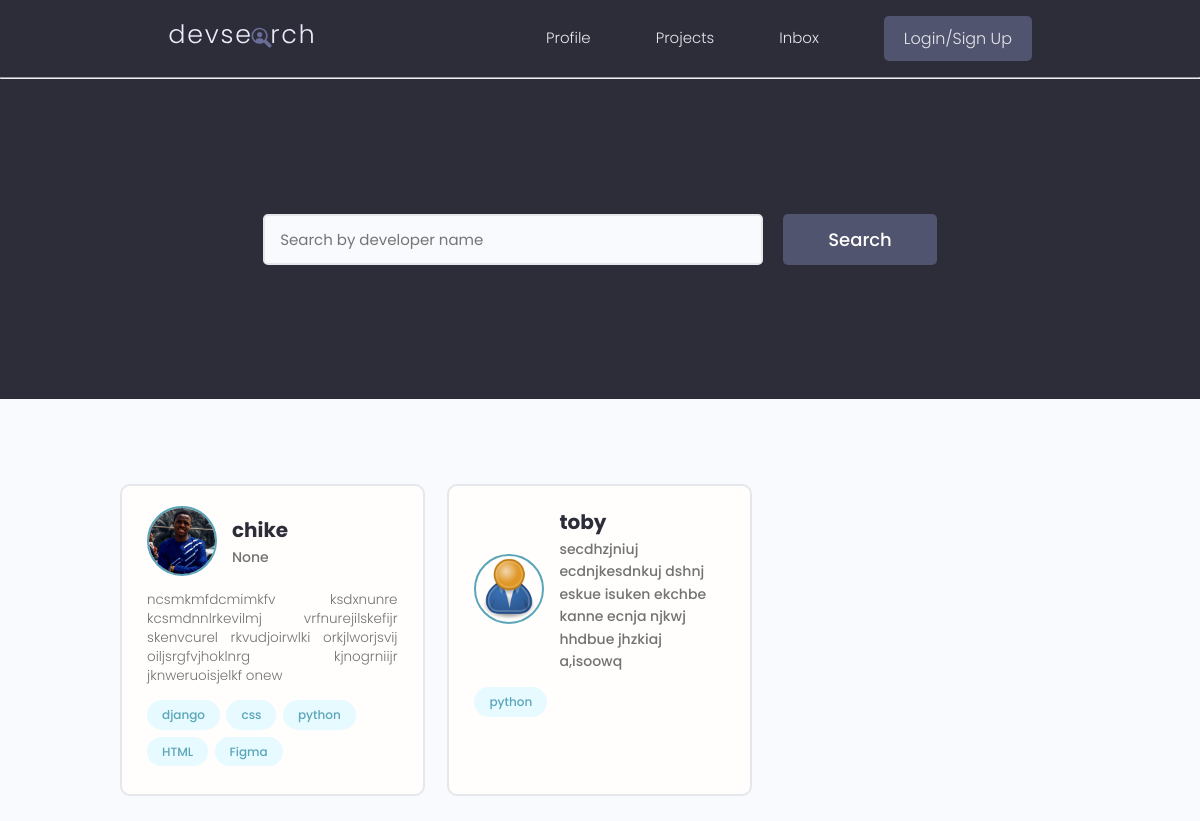
Before: / with the older database file.
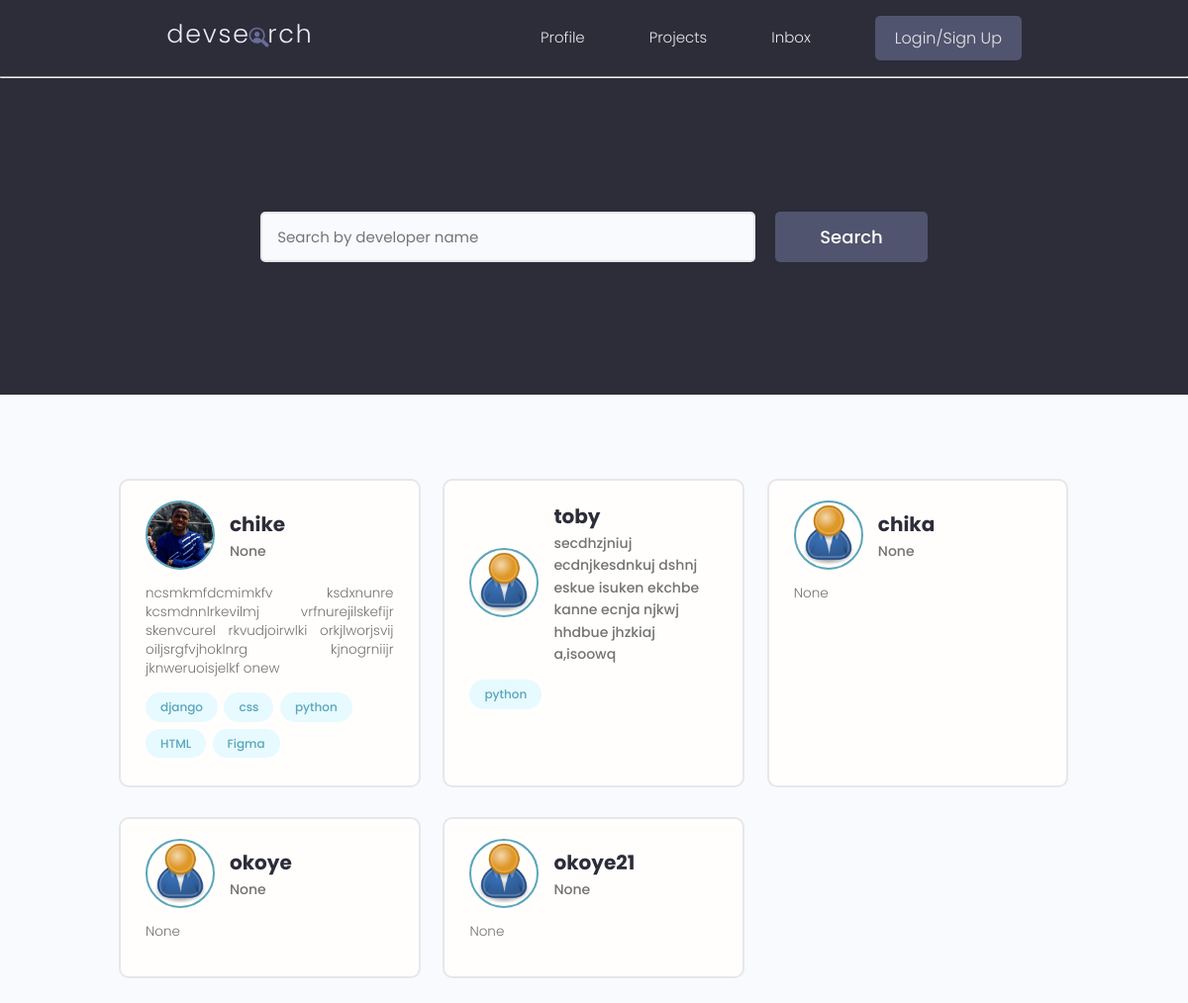
After: the same page with the newer database file.
### users/models.py (models this page shows, shortened)
class Profile(models.Model):
    user = models.OneToOneField(User, on_delete=models.CASCADE, null=True, blank=True)
    name = models.CharField(max_length=200, null=True, blank=True)
    email = models.EmailField(max_length=500, null=True, blank=True)
    username = models.CharField(max_length=200, null=True, blank=True)
    location = models.CharField(max_length=200, null=True, blank=True)
    short_intro = models.CharField(max_length=200, blank=True, null=True)
    bio = models.TextField(blank=True, null=True)
    profile_image = models.ImageField(null=True, blank=True, upload_to= 'profiles/', default='profiles/user-default.png')
    social_github = models.CharField(max_length=200, null=True, blank=True)
    social_twitter = models.CharField(max_length=200, null=True, blank=True)
    created = models.DateTimeField(auto_now_add=True)
    id = models.UUIDField(default=uuid.uuid4, unique=True, primary_key=True, editable=False)

class Skill(models.Model):
    owner = models.ForeignKey(Profile,on_delete=models.CASCADE, null=True, blank=True)
    name = models.CharField(max_length=200, blank=True, null=True)
    description = models.TextField(max_length=200, null=True, blank=True)
    created = models.DateTimeField(auto_now_add=True)
    id = models.UUIDField(default=uuid.uuid4, unique=True, primary_key=True, editable=False)
    def __str__(self):
        return str(self.name)

### users/views.py (the view)
# urls.py: path('', views.profile, name='profile'),
def profile(request):
    profiles = Profile.objects.all()
    context = {'profiles':profiles}
    return render(request, 'users/profiles.html', context)

### users/templates/users/profiles.html (shortened to what this page needs)
{% extends 'project/base.html' %}
{% block content %}
  <main class="home">
    <section class="hero-section text-center">
      <div class="container container--narrow">
        <div class="hero-section__search">
          <form class="form" action="#" method="get">
            <div class="form__field">
              <input class="input input--text" id="formInput#search" type="text" name="text"
                placeholder="Search by developer name" />
            </div>
            <input class="btn btn--sub btn--lg" type="submit" value="Search" />
          </form>
        </div>
      </div>
    </section>
    <section class="devlist">
      <div class="container">
        <div class="grid grid--three">
            {% for profile in profiles %}
                <div class="column card">
                    <div class="dev">
                    <a href="{% url 'users:user_profile' profile.id %}" class="card__body">
                        <div class="dev__profile">
                        <img class="avatar avatar--md" src="{{ profile.profile_image.url }}" alt="image" />
                        <div class="dev__meta">
                            <h3>{{profile.user.username}}</h3>
                            <h5>{{profile.short_intro}}</h5>
                        </div>
                        </div>
                        <p class="dev__info">{{profile.bio|slice:"150"}} </p>
                        <div class="dev__skills">
                        {% for skill in profile.skill_set.all %}
                            <span class="tag tag--pill tag--main">
                                <small>{{skill}}</small>
                            </span>
                        {% endfor %}
                        </div>
                    </a>
                    </div>
                </div>
            {% endfor %}
        </div>
      </div>
    </section>
  </main>
{% endblock %}

### project/templates/project/base.html (shortened to what this page needs)
<!DOCTYPE html>
{% load static %}
<html lang="en">
<head><meta charset="UTF-8" />
    <link rel="stylesheet" href="{% static 'https://cdn.iconmonstr.com/1.3.0/css/iconmonstr-iconic-font.min.css' %}" />
    <link rel="stylesheet" href="{% static 'uikit/styles/uikit.css' %}" />
    <link rel="stylesheet" href="{% static 'styles/app.css' %}" />
</head>
<body>
    {% include 'project/navbar.html' %}
    <hr>
    {% block content %}
    {% endblock %}
</body>
</html>

### project/templates/project/navbar.html (shortened to what this page needs)
{% load static %}
  <header class="header">
    <div class="container container--narrow">
      <a href="{% url 'project:index' %}" class="header__logo">
        <img src="{% static 'images/logo.svg' %}" alt="DevSearch Logo" />
      </a>
      <nav class="header__nav">
        <ul class="header__menu">
          <li class="header__menuItem"><a href="{% url 'users:profile' %}">Profile</a></li>
          <li class="header__menuItem"><a href="{% url 'project:index' %}">Projects</a></li>
          <li class="header__menuItem"><a href="">Inbox</a></li>
          {% if request.user.is_authenticated %}
            <li class="header__menuItem"><a href="{% url 'project:addproject'%}">Add Project</a></li>
            <li class="header__menuItem"><a href="{% url 'users:logout' %}" class="btn btn--sub">Logout</a></li>
          {% else %}
            <li class="header__menuItem"><a href="{% url 'users:login' %}" class="btn btn--sub">Login/Sign Up</a></li>
          {% endif %}
        </ul>
      </nav>
    </div>
  </header>

### static/styles/app.css (style rules this page uses)
:root { --color-sub: #2d2d39; }
.btn--sub { background-color: var(--color-sub-light); }
.card { border: 2px solid var(--color-light); }
img { width: 100%; }
.header { position: sticky; z-index: 111; background-color: var(--color-sub); padding: 1.5rem 0; }
.header > .container { display: flex; justify-content: space-between; align-items: center; }
.header__logo > img { height: 3.8rem; }
.header__nav > ul { display: inline-flex; align-items: center; list-style: none; gap: 6.5rem; }
.header__menuItem > a { color: var(--color-light); font-weight: 300; }
.hero-section { height: 40vh; display: flex; align-items: center; background-color: var(--color-sub); }
.hero-section__search > .form { display: flex; align-items: center; justify-content: center; gap: 2rem; }
.hero-section__search > .form input.input--text { width: 50rem; }
.devlist { margin-top: 8rem; }
.devlist .grid { align-items: stretch; }
.devlist .dev .dev__profile { display: flex; align-items: center; gap: 1.5rem; }
.devlist .dev .dev__meta h3 { color: var(--color-sub); font-size: 2rem; font-weight: 700; }
.devlist .dev .dev__meta h5 { color: var(--color-text); font-size: 1.4rem; font-weight: 500; }
.devlist .dev .dev__info { margin: 1.5rem 0; font-size: 1.35rem; line-height: 1.4; text-align: justify; }

### static/uikit/styles/modules/_variables.css (style rules this page uses)
:root { --color-main: #5aa5b9; --color-main-light: #e6faff; --color-sub: #3f4156; --color-sub-light: #51546e; --color-sub-lighter: #ededfd; --color-text: #737373; --color-gray: #8b8b8b; --color-light: #e5e7eb; --color-light-gray: #767676; --color-bg: #f8fafd; --color-white: #fffefd; --color-white-light: #f3f3f3; --color-success: #359e64; --color-success-bg: #def8e8; --color-error: #fc4b0b; --color-error-bg: #fff2ee; --font-base: 'Poppins', arial, helvetica, 'Segoe UI', roboto, ubuntu, sans-serif; --font-monospace: 'Fira Code', 'Courier New', courier, monospace; --font-regular: 300; --font-medium: 500; --font-bold: 700; --generic-shadow: 1px 1px 5px #00000010; --generic-transition: all 0.3s ease-in-out; }

### static/uikit/styles/modules/_base.css (style rules this page uses)
* { margin: 0; padding: 0; box-sizing: border-box; text-rendering: optimizeLegibility; color: inherit; font-size: inherit; }
html { font-size: 50%; }
@media only screen and (min-width: 480px) { html { font-size: 56.25%; } }
@media only screen and (min-width: 1200px) { html { font-size: 62.5%; } }
body { line-height: 1.6; font-weight: 400; font-size: 1.5rem; color: var(--color-text); background-color: var(--color-bg); min-height: 100vh; }

### static/uikit/styles/modules/_typography.css (style rules this page uses)
* { font-family: var(--font-base); }
h3 { font-size: 3.2rem; font-weight: var(--font-medium); }
h5 { font-size: 2.4rem; font-weight: var(--font-medium); }
h5, h6 { font-weight: var(--font-regular); }
p, span, strong { font-size: 1.6rem; color: var(--color-text); font-weight: var(--font-regular); }
a { padding-bottom: 2px; text-decoration: none; display: inline-block; color: var(--color-main); font-weight: var(--font-medium); }

### static/uikit/styles/modules/_utilities.css (style rules this page uses)
.container { width: 92%; max-width: 165rem; margin: 0 auto; box-sizing: border-box; }
.container--narrow { width: 92%; max-width: 120rem; }
@media screen and (min-width: 1000px) { .container { width: 90%; } }
@media screen and (min-width: 1000px) { .container--narrow { width: 85%; } }
@media screen and (min-width: 1200px) { .container { width: 80%; } }
@media screen and (min-width: 1200px) { .container--narrow { width: 72%; } }
.text-center { text-align: center; }

### static/uikit/styles/modules/_avatar.css (style rules this page uses)
.avatar { border-radius: 50%; border: 2px solid var(--color-main); object-fit: cover; }
.avatar--md { height: 7rem; width: 7rem; }

### static/uikit/styles/modules/_button.css (style rules this page uses)
.btn { display: inline-block; position: relative; cursor: pointer; background-color: var(--color-light); font-weight: var(--font-medium); color: var(--color-sub); text-decoration: none; padding: 1rem 2rem; border-radius: 0.5rem; border: none; width: -webkit-fit-content; width: -moz-fit-content; width: fit-content; height: -webkit-fit-content; height: -moz-fit-content; height: fit-content; font-size: 1.6rem; outline-width: 0; outline-color: transparent; -webkit-backface-visibility: hidden; backface-visibility: hidden; transition: all 0.3s ease-in-out; }
.btn--sub { background-color: var(--color-sub); color: var(--color-white); }
.btn--lg { font-size: 1.8rem; padding: 1.2rem 4.5rem; }

### static/uikit/styles/modules/_card.css (style rules this page uses)
.card { border-radius: 1rem; background-color: var(--color-white); border: 1.5px solid var(--color-light); width: auto; height: auto; margin-top: 0.5rem; margin-bottom: 0.5rem; overflow: hidden; }
.card__body, .card__header { padding: 2rem 2.5rem; }

Changed rows visible on the page:
added Profile: profile_image (placeholder picture), user.username "chika", short_intro "None", bio "None"
added Profile: profile_image (placeholder picture), user.username "okoye", short_intro "None", bio "None"
added Profile: profile_image (placeholder picture), user.username "okoye21", short_intro "None", bio "None"
